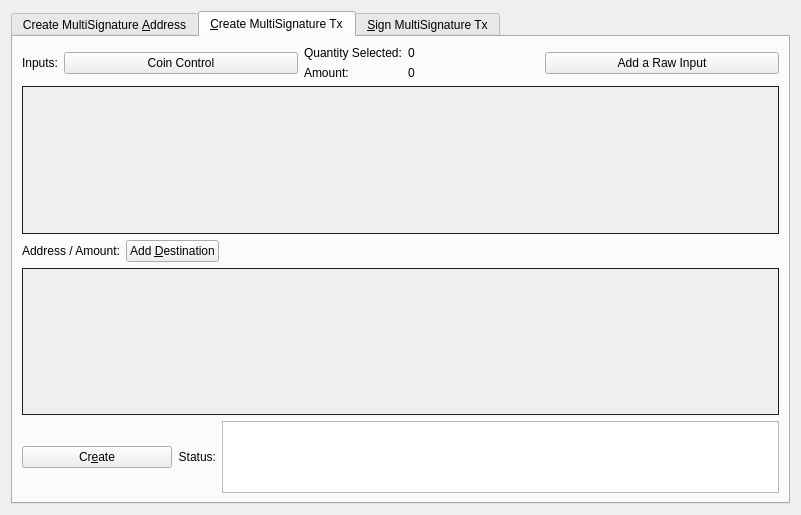
<?xml version="1.0" encoding="UTF-8"?>
<ui version="4.0">
 <class>MultisigDialog</class>
 <widget class="QDialog" name="MultisigDialog">
  <property name="geometry">
   <rect>
    <x>0</x>
    <y>0</y>
    <width>801</width>
    <height>515</height>
   </rect>
  </property>
  <property name="sizePolicy">
   <sizepolicy hsizetype="Fixed" vsizetype="Fixed">
    <horstretch>0</horstretch>
    <verstretch>0</verstretch>
   </sizepolicy>
  </property>
  <property name="windowTitle">
   <string>Multisignature Address Interactions</string>
  </property>
  <layout class="QVBoxLayout" name="verticalLayout_8">
   <item>
    <widget class="QTabWidget" name="multisigTabWidget">
     <property name="styleSheet">
      <string notr="true">QScrollArea{border: 1px solid #1f1f1f;}</string>
     </property>
     <property name="currentIndex">
      <number>1</number>
     </property>
     <widget class="QWidget" name="addMultisigTab">
      <property name="sizePolicy">
       <sizepolicy hsizetype="Minimum" vsizetype="Minimum">
        <horstretch>0</horstretch>
        <verstretch>0</verstretch>
       </sizepolicy>
      </property>
      <attribute name="title">
       <string>Create MultiSignature &amp;Address</string>
      </attribute>
      <layout class="QVBoxLayout" name="verticalLayout">
       <item>
        <layout class="QHBoxLayout" name="enterMLayout">
         <item>
          <widget class="QSpinBox" name="enterMSpinbox">
           <property name="sizePolicy">
            <sizepolicy hsizetype="Fixed" vsizetype="Fixed">
             <horstretch>0</horstretch>
             <verstretch>0</verstretch>
            </sizepolicy>
           </property>
           <property name="toolTip">
            <string>How many people must sign to verify a transaction</string>
           </property>
           <property name="minimum">
            <number>1</number>
           </property>
           <property name="maximum">
            <number>15</number>
           </property>
           <property name="value">
            <number>1</number>
           </property>
          </widget>
         </item>
         <item>
          <widget class="QLabel" name="enterMLabel">
           <property name="text">
            <string>Enter the minimum number of signatures required to sign transactions</string>
           </property>
          </widget>
         </item>
        </layout>
       </item>
       <item>
        <layout class="QHBoxLayout" name="addressLabelLayout">
         <item>
          <widget class="QLabel" name="addressLableLabel">
           <property name="text">
            <string>Address Label:</string>
           </property>
          </widget>
         </item>
         <item>
          <widget class="QLineEdit" name="multisigAddressLabel"/>
         </item>
        </layout>
       </item>
       <item>
        <layout class="QHBoxLayout" name="addAddressLayout">
         <item>
          <widget class="QPushButton" name="addAddressButton">
           <property name="toolTip">
            <string>Add another address that could sign to verify a transaction from the multisig address.</string>
           </property>
           <property name="text">
            <string>&amp;Add Address / Key</string>
           </property>
           <property name="icon">
            <iconset resource="../bluecoin.qrc">
             <normaloff>:/icons/add</normaloff>:/icons/add</iconset>
           </property>
           <property name="autoDefault">
            <bool>false</bool>
           </property>
          </widget>
         </item>
         <item>
          <widget class="QLabel" name="addAddressLabel">
           <property name="sizePolicy">
            <sizepolicy hsizetype="Preferred" vsizetype="Fixed">
             <horstretch>0</horstretch>
             <verstretch>0</verstretch>
            </sizepolicy>
           </property>
           <property name="text">
            <string>Local addresses or public keys that can sign:</string>
           </property>
          </widget>
         </item>
         <item>
          <spacer name="addAddressSpacer_2">
           <property name="orientation">
            <enum>Qt::Horizontal</enum>
           </property>
           <property name="sizeHint" stdset="0">
            <size>
             <width>40</width>
             <height>10</height>
            </size>
           </property>
          </spacer>
         </item>
        </layout>
       </item>
       <item>
        <widget class="QScrollArea" name="addAddressScrollArea">
         <property name="sizePolicy">
          <sizepolicy hsizetype="Preferred" vsizetype="Expanding">
           <horstretch>0</horstretch>
           <verstretch>0</verstretch>
          </sizepolicy>
         </property>
         <property name="widgetResizable">
          <bool>true</bool>
         </property>
         <widget class="QWidget" name="addAddressWidget">
          <property name="geometry">
           <rect>
            <x>0</x>
            <y>0</y>
            <width>759</width>
            <height>166</height>
           </rect>
          </property>
          <layout class="QVBoxLayout" name="verticalLayout_5">
           <item>
            <layout class="QVBoxLayout" name="addressList"/>
           </item>
           <item>
            <spacer name="verticalSpacer">
             <property name="orientation">
              <enum>Qt::Vertical</enum>
             </property>
             <property name="sizeHint" stdset="0">
              <size>
               <width>20</width>
               <height>40</height>
              </size>
             </property>
            </spacer>
           </item>
          </layout>
         </widget>
        </widget>
       </item>
       <item>
        <layout class="QHBoxLayout" name="addMultisigLayout">
         <item>
          <widget class="QPushButton" name="addMultisigButton">
           <property name="sizePolicy">
            <sizepolicy hsizetype="Preferred" vsizetype="Fixed">
             <horstretch>0</horstretch>
             <verstretch>0</verstretch>
            </sizepolicy>
           </property>
           <property name="toolTip">
            <string>Create a new multisig address</string>
           </property>
           <property name="toolTipDuration">
            <number>-3</number>
           </property>
           <property name="text">
            <string>C&amp;reate</string>
           </property>
           <property name="icon">
            <iconset resource="../bluecoin.qrc">
             <normaloff>:/icons/filesave</normaloff>:/icons/filesave</iconset>
           </property>
           <property name="autoDefault">
            <bool>false</bool>
           </property>
          </widget>
         </item>
         <item>
          <widget class="QLabel" name="label">
           <property name="text">
            <string>Status:</string>
           </property>
          </widget>
         </item>
         <item>
          <widget class="QTextEdit" name="addMultisigStatus">
           <property name="sizePolicy">
            <sizepolicy hsizetype="Expanding" vsizetype="Fixed">
             <horstretch>0</horstretch>
             <verstretch>0</verstretch>
            </sizepolicy>
           </property>
           <property name="maximumSize">
            <size>
             <width>16777215</width>
             <height>75</height>
            </size>
           </property>
           <property name="readOnly">
            <bool>true</bool>
           </property>
           <property name="textInteractionFlags">
            <set>Qt::TextSelectableByKeyboard|Qt::TextSelectableByMouse</set>
           </property>
          </widget>
         </item>
        </layout>
       </item>
       <item>
        <widget class="QLabel" name="label_2">
         <property name="sizePolicy">
          <sizepolicy hsizetype="Preferred" vsizetype="Preferred">
           <horstretch>0</horstretch>
           <verstretch>0</verstretch>
          </sizepolicy>
         </property>
         <property name="text">
          <string>Use below to quickly import an address by its redeem. Don't forget to add a label before clicking import!
Keep in mind, the wallet will rescan the blockchain to find transactions containing the new address.
Please be patient after clicking import.</string>
         </property>
         <property name="scaledContents">
          <bool>false</bool>
         </property>
         <property name="wordWrap">
          <bool>true</bool>
         </property>
        </widget>
       </item>
       <item>
        <layout class="QHBoxLayout" name="importLayout">
         <item>
          <widget class="QPushButton" name="importAddressButton">
           <property name="sizePolicy">
            <sizepolicy hsizetype="Fixed" vsizetype="Fixed">
             <horstretch>0</horstretch>
             <verstretch>0</verstretch>
            </sizepolicy>
           </property>
           <property name="text">
            <string>&amp;Import Redeem</string>
           </property>
           <property name="icon">
            <iconset resource="../bluecoin.qrc">
             <normaloff>:/icons/import</normaloff>:/icons/import</iconset>
           </property>
          </widget>
         </item>
         <item>
          <widget class="QLineEdit" name="importRedeem">
           <property name="sizePolicy">
            <sizepolicy hsizetype="Preferred" vsizetype="Fixed">
             <horstretch>0</horstretch>
             <verstretch>0</verstretch>
            </sizepolicy>
           </property>
          </widget>
         </item>
        </layout>
       </item>
      </layout>
     </widget>
     <widget class="QWidget" name="createTransactionTab">
      <attribute name="title">
       <string>&amp;Create MultiSignature Tx</string>
      </attribute>
      <layout class="QVBoxLayout" name="verticalLayout_3">
       <item>
        <layout class="QHBoxLayout" name="horizontalLayout_2">
         <item>
          <layout class="QVBoxLayout" name="createTxLayout">
           <item>
            <layout class="QHBoxLayout" name="addTxInputLayout">
             <item>
              <widget class="QLabel" name="addTxInputLabel">
               <property name="sizePolicy">
                <sizepolicy hsizetype="Fixed" vsizetype="Preferred">
                 <horstretch>0</horstretch>
                 <verstretch>0</verstretch>
                </sizepolicy>
               </property>
               <property name="text">
                <string>Inputs:</string>
               </property>
              </widget>
             </item>
             <item>
              <widget class="QPushButton" name="pushButtonCoinControl">
               <property name="sizePolicy">
                <sizepolicy hsizetype="Preferred" vsizetype="Fixed">
                 <horstretch>0</horstretch>
                 <verstretch>0</verstretch>
                </sizepolicy>
               </property>
               <property name="text">
                <string>Coin Control</string>
               </property>
              </widget>
             </item>
             <item>
              <layout class="QFormLayout" name="formLayout_2">
               <property name="rightMargin">
                <number>10</number>
               </property>
               <item row="0" column="0">
                <widget class="QLabel" name="labelQuantity">
                 <property name="text">
                  <string>Quantity Selected:</string>
                 </property>
                </widget>
               </item>
               <item row="0" column="1">
                <widget class="QLabel" name="labelQuantity_int">
                 <property name="text">
                  <string>0</string>
                 </property>
                </widget>
               </item>
               <item row="1" column="0">
                <widget class="QLabel" name="labelAmount">
                 <property name="text">
                  <string>Amount:</string>
                 </property>
                </widget>
               </item>
               <item row="1" column="1">
                <widget class="QLabel" name="labelAmount_int">
                 <property name="text">
                  <string>0</string>
                 </property>
                </widget>
               </item>
              </layout>
             </item>
             <item>
              <widget class="QPushButton" name="addInputButton">
               <property name="sizePolicy">
                <sizepolicy hsizetype="Preferred" vsizetype="Fixed">
                 <horstretch>0</horstretch>
                 <verstretch>0</verstretch>
                </sizepolicy>
               </property>
               <property name="toolTip">
                <string>Add an input to fund the outputs</string>
               </property>
               <property name="text">
                <string>Add a Raw Input</string>
               </property>
               <property name="icon">
                <iconset resource="../bluecoin.qrc">
                 <normaloff>:/css/default</normaloff>:/css/default</iconset>
               </property>
              </widget>
             </item>
            </layout>
           </item>
           <item>
            <widget class="QScrollArea" name="txInputsScrollArea">
             <property name="sizePolicy">
              <sizepolicy hsizetype="Preferred" vsizetype="Expanding">
               <horstretch>0</horstretch>
               <verstretch>0</verstretch>
              </sizepolicy>
             </property>
             <property name="widgetResizable">
              <bool>true</bool>
             </property>
             <widget class="QWidget" name="txInputsWidget">
              <property name="geometry">
               <rect>
                <x>0</x>
                <y>0</y>
                <width>747</width>
                <height>131</height>
               </rect>
              </property>
              <layout class="QVBoxLayout" name="verticalLayout_7">
               <item>
                <layout class="QVBoxLayout" name="inputsList"/>
               </item>
               <item>
                <spacer name="txInputsSpacer">
                 <property name="orientation">
                  <enum>Qt::Vertical</enum>
                 </property>
                 <property name="sizeHint" stdset="0">
                  <size>
                   <width>20</width>
                   <height>80</height>
                  </size>
                 </property>
                </spacer>
               </item>
              </layout>
             </widget>
            </widget>
           </item>
           <item>
            <layout class="QHBoxLayout" name="addDestinationLayout">
             <item>
              <widget class="QLabel" name="addDestinationLabel">
               <property name="text">
                <string>Address / Amount:</string>
               </property>
              </widget>
             </item>
             <item>
              <widget class="QPushButton" name="addDestinationButton">
               <property name="sizePolicy">
                <sizepolicy hsizetype="Fixed" vsizetype="Fixed">
                 <horstretch>0</horstretch>
                 <verstretch>0</verstretch>
                </sizepolicy>
               </property>
               <property name="toolTip">
                <string>Add destinations to send BLUE to</string>
               </property>
               <property name="text">
                <string>Add &amp;Destination</string>
               </property>
               <property name="icon">
                <iconset resource="../bluecoin.qrc">
                 <normaloff>:/icons/add</normaloff>:/icons/add</iconset>
               </property>
              </widget>
             </item>
             <item>
              <spacer name="addDestinationHorizontalSpacer">
               <property name="orientation">
                <enum>Qt::Horizontal</enum>
               </property>
               <property name="sizeHint" stdset="0">
                <size>
                 <width>40</width>
                 <height>20</height>
                </size>
               </property>
              </spacer>
             </item>
            </layout>
           </item>
           <item>
            <widget class="QScrollArea" name="destionationsScrollArea">
             <property name="sizePolicy">
              <sizepolicy hsizetype="Expanding" vsizetype="Expanding">
               <horstretch>0</horstretch>
               <verstretch>0</verstretch>
              </sizepolicy>
             </property>
             <property name="widgetResizable">
              <bool>true</bool>
             </property>
             <widget class="QWidget" name="destinationsScrollAreaContents">
              <property name="geometry">
               <rect>
                <x>0</x>
                <y>0</y>
                <width>747</width>
                <height>130</height>
               </rect>
              </property>
              <layout class="QVBoxLayout" name="verticalLayout_11">
               <item>
                <layout class="QVBoxLayout" name="destinationsList"/>
               </item>
               <item>
                <spacer name="destinationsSpacer">
                 <property name="orientation">
                  <enum>Qt::Vertical</enum>
                 </property>
                 <property name="sizeHint" stdset="0">
                  <size>
                   <width>20</width>
                   <height>20</height>
                  </size>
                 </property>
                </spacer>
               </item>
              </layout>
             </widget>
            </widget>
           </item>
           <item>
            <layout class="QHBoxLayout" name="horizontalLayout_4">
             <item>
              <widget class="QPushButton" name="createButton">
               <property name="sizePolicy">
                <sizepolicy hsizetype="Fixed" vsizetype="Fixed">
                 <horstretch>0</horstretch>
                 <verstretch>0</verstretch>
                </sizepolicy>
               </property>
               <property name="minimumSize">
                <size>
                 <width>150</width>
                 <height>0</height>
                </size>
               </property>
               <property name="toolTip">
                <string>Create a transaction object using the given inputs to the given outputs</string>
               </property>
               <property name="text">
                <string>Cr&amp;eate</string>
               </property>
               <property name="icon">
                <iconset resource="../bluecoin.qrc">
                 <normaloff>:/icons/export</normaloff>:/icons/export</iconset>
               </property>
               <property name="autoDefault">
                <bool>false</bool>
               </property>
               <property name="default">
                <bool>true</bool>
               </property>
              </widget>
             </item>
             <item>
              <widget class="QLabel" name="createButtonLabel">
               <property name="sizePolicy">
                <sizepolicy hsizetype="Fixed" vsizetype="Preferred">
                 <horstretch>0</horstretch>
                 <verstretch>0</verstretch>
                </sizepolicy>
               </property>
               <property name="text">
                <string>Status:</string>
               </property>
               <property name="alignment">
                <set>Qt::AlignRight|Qt::AlignTrailing|Qt::AlignVCenter</set>
               </property>
              </widget>
             </item>
             <item>
              <widget class="QTextEdit" name="createButtonStatus">
               <property name="sizePolicy">
                <sizepolicy hsizetype="Expanding" vsizetype="Minimum">
                 <horstretch>0</horstretch>
                 <verstretch>0</verstretch>
                </sizepolicy>
               </property>
               <property name="maximumSize">
                <size>
                 <width>16777215</width>
                 <height>16777215</height>
                </size>
               </property>
               <property name="sizeAdjustPolicy">
                <enum>QAbstractScrollArea::AdjustToContents</enum>
               </property>
               <property name="readOnly">
                <bool>true</bool>
               </property>
              </widget>
             </item>
            </layout>
           </item>
          </layout>
         </item>
         <item>
          <layout class="QHBoxLayout" name="horizontalLayout_3"/>
         </item>
        </layout>
       </item>
      </layout>
     </widget>
     <widget class="QWidget" name="signMultisigTransaction">
      <property name="styleSheet">
       <string notr="true">txScrollArea:{
	border: 1px solid #1f1f1f;
}
keyScrollArea:{
	border: 1px solid #1f1f1f;
}
txScrollArea:{
	border: 1px solid #1f1f1f;
}</string>
      </property>
      <attribute name="title">
       <string>&amp;Sign MultiSignature Tx</string>
      </attribute>
      <layout class="QVBoxLayout" name="verticalLayout_4">
       <item>
        <layout class="QHBoxLayout" name="transactionHexLayout">
         <item>
          <widget class="QLabel" name="transactionHexLabel">
           <property name="text">
            <string>Transaction Hex:</string>
           </property>
          </widget>
         </item>
         <item>
          <widget class="QLineEdit" name="transactionHex">
           <property name="toolTip">
            <string/>
           </property>
          </widget>
         </item>
        </layout>
       </item>
       <item>
        <layout class="QHBoxLayout" name="horizontalLayout">
         <item>
          <layout class="QVBoxLayout" name="verticalLayout_2">
           <item>
            <layout class="QHBoxLayout" name="horizontalLayout_7">
             <item>
              <widget class="QPushButton" name="signButton">
               <property name="sizePolicy">
                <sizepolicy hsizetype="Preferred" vsizetype="Fixed">
                 <horstretch>0</horstretch>
                 <verstretch>0</verstretch>
                </sizepolicy>
               </property>
               <property name="minimumSize">
                <size>
                 <width>150</width>
                 <height>0</height>
                </size>
               </property>
               <property name="toolTip">
                <string>Sign the transaction from this wallet or from provided private keys</string>
               </property>
               <property name="text">
                <string>S&amp;ign</string>
               </property>
               <property name="icon">
                <iconset resource="../bluecoin.qrc">
                 <normaloff>:/icons/edit</normaloff>:/icons/edit</iconset>
               </property>
               <property name="autoDefault">
                <bool>false</bool>
               </property>
               <property name="default">
                <bool>true</bool>
               </property>
              </widget>
             </item>
             <item>
              <widget class="QPushButton" name="commitButton">
               <property name="enabled">
                <bool>false</bool>
               </property>
               <property name="sizePolicy">
                <sizepolicy hsizetype="Preferred" vsizetype="Fixed">
                 <horstretch>0</horstretch>
                 <verstretch>0</verstretch>
                </sizepolicy>
               </property>
               <property name="toolTip">
                <string>&lt;html&gt;&lt;head/&gt;&lt;body&gt;&lt;p&gt;DISABLED until transaction has been signed enough times.&lt;/p&gt;&lt;/body&gt;&lt;/html&gt;</string>
               </property>
               <property name="autoFillBackground">
                <bool>false</bool>
               </property>
               <property name="text">
                <string>Co&amp;mmit</string>
               </property>
               <property name="icon">
                <iconset resource="../bluecoin.qrc">
                 <normaloff>:/icons/commit</normaloff>:/icons/commit</iconset>
               </property>
               <property name="autoDefault">
                <bool>true</bool>
               </property>
              </widget>
             </item>
             <item>
              <layout class="QHBoxLayout" name="addPrivKeyLayout">
               <item>
                <widget class="QPushButton" name="addPrivKeyButton">
                 <property name="sizePolicy">
                  <sizepolicy hsizetype="Fixed" vsizetype="Fixed">
                   <horstretch>0</horstretch>
                   <verstretch>0</verstretch>
                  </sizepolicy>
                 </property>
                 <property name="toolTip">
                  <string>Add private keys to sign the transaction with</string>
                 </property>
                 <property name="text">
                  <string>Add Private &amp;Key</string>
                 </property>
                 <property name="icon">
                  <iconset resource="../bluecoin.qrc">
                   <normaloff>:/icons/add</normaloff>:/icons/add</iconset>
                 </property>
                </widget>
               </item>
               <item>
                <widget class="QLabel" name="addPrivKeyLabel">
                 <property name="text">
                  <string>Sign with only private keys (Not Recommened)</string>
                 </property>
                </widget>
               </item>
              </layout>
             </item>
            </layout>
           </item>
           <item>
            <layout class="QHBoxLayout" name="horizontalLayout_5">
             <item>
              <widget class="QLabel" name="signButtonStatusLabel">
               <property name="text">
                <string>Status:</string>
               </property>
              </widget>
             </item>
             <item>
              <widget class="QTextEdit" name="signButtonStatus">
               <property name="sizePolicy">
                <sizepolicy hsizetype="Expanding" vsizetype="Preferred">
                 <horstretch>0</horstretch>
                 <verstretch>0</verstretch>
                </sizepolicy>
               </property>
               <property name="maximumSize">
                <size>
                 <width>16777215</width>
                 <height>16777215</height>
                </size>
               </property>
               <property name="verticalScrollBarPolicy">
                <enum>Qt::ScrollBarAsNeeded</enum>
               </property>
               <property name="readOnly">
                <bool>true</bool>
               </property>
               <property name="textInteractionFlags">
                <set>Qt::TextSelectableByKeyboard|Qt::TextSelectableByMouse</set>
               </property>
              </widget>
             </item>
            </layout>
           </item>
           <item>
            <widget class="QScrollArea" name="keyScrollArea">
             <property name="sizePolicy">
              <sizepolicy hsizetype="Expanding" vsizetype="Expanding">
               <horstretch>0</horstretch>
               <verstretch>0</verstretch>
              </sizepolicy>
             </property>
             <property name="sizeAdjustPolicy">
              <enum>QAbstractScrollArea::AdjustToContents</enum>
             </property>
             <property name="widgetResizable">
              <bool>true</bool>
             </property>
             <widget class="QWidget" name="keyScrollAreaContents">
              <property name="geometry">
               <rect>
                <x>0</x>
                <y>0</y>
                <width>755</width>
                <height>168</height>
               </rect>
              </property>
              <layout class="QVBoxLayout" name="verticalLayout_9">
               <item>
                <layout class="QVBoxLayout" name="keyList"/>
               </item>
               <item>
                <spacer name="keySpacer">
                 <property name="orientation">
                  <enum>Qt::Vertical</enum>
                 </property>
                 <property name="sizeHint" stdset="0">
                  <size>
                   <width>20</width>
                   <height>20</height>
                  </size>
                 </property>
                </spacer>
               </item>
              </layout>
             </widget>
            </widget>
           </item>
          </layout>
         </item>
        </layout>
       </item>
      </layout>
     </widget>
    </widget>
   </item>
  </layout>
 </widget>
 <resources>
  <include location="../bluecoin.qrc"/>
 </resources>
 <connections/>
</ui>
